Frame 1 (no input): blank canvas, image omitted
Frame 60 (the mouse pressed at the canvas centre just before this capture): blank canvas, image omitted
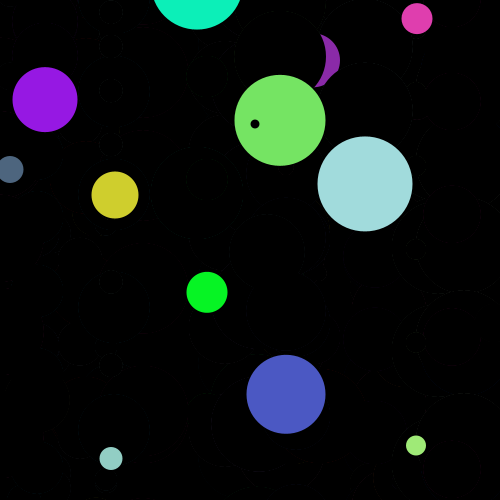
Frame 120 (the mouse held since frame 60 and released just before this capture)

The Processing sketch whose frames 1 and 60 were blank and that drew this single picture after the mouse press (run headless with seeded random() and noise(); from frame 60 on, the mouse is pressed at the canvas centre):

// Processing sketch: processing_137688
// ── processing_137688.pde


ArrayList<Circle> circles = new ArrayList(); 
int index = 0;


void setup(){
  size(500,500);
  background(0);
}

void draw(){
  
  if(mousePressed == true){
    Circle c = new Circle();
    circles.add(c);
  
}
 if(index % 2 == 0){
  for (Circle c : circles) {
    c.move();
  }
 }
 index++;
}



public class Circle{
  
  int r = (int)random(255);
  int g = (int)random(255);
  int b = (int)random(255);
  int x = (int)random(width);
  int y = (int)random(height);
  float yold;
  int d = (int)random(100);
  
  
 int t = 1;
 float G = 9.81;
  
 public Circle(){
   noStroke();
    fill(r,g,b);
    ellipse(x,y,d,d);
    yold = y;
  }
  
   void move() {
    fill(0);
    ellipse(x,yold,d+1,d+1);
     
   t += 1;
   //translate(0.0, -G*t*t/2 + y);
    fill(r,g,b);
    yold = -(-G*t*t/2+y);
    ellipse( x,yold,d,d);
   
 }
}
